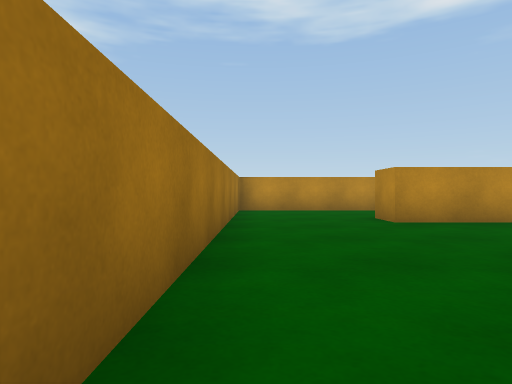
View 1 (above)

24 first-person views from a walk through a Unity game level. The camera is 0.55 m above the floor, looks level and sees 75° across. The floor is counted in squares, 1 m on a side. Each view is taken from the middle of a square. On the plan, view 1 faces up. The plan holds only what a view shows up to about 9 squares ahead; the rest is blank. The place goes on beyond the plan. The player character is not drawn.

View 2
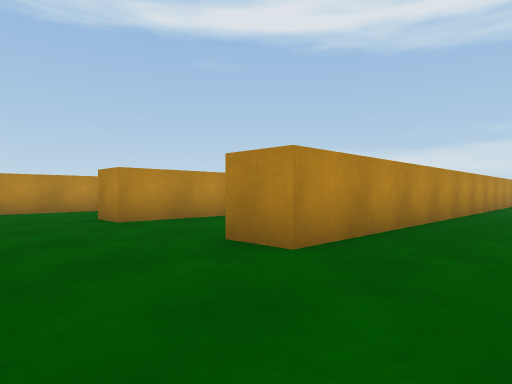

View 3
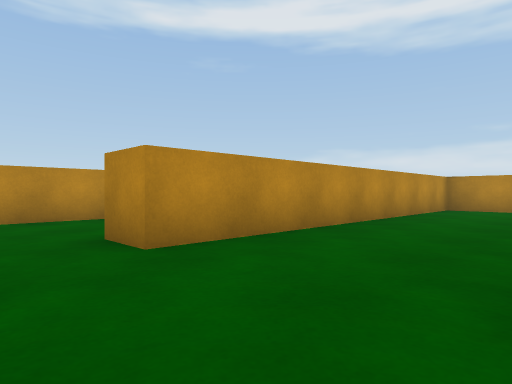

View 4
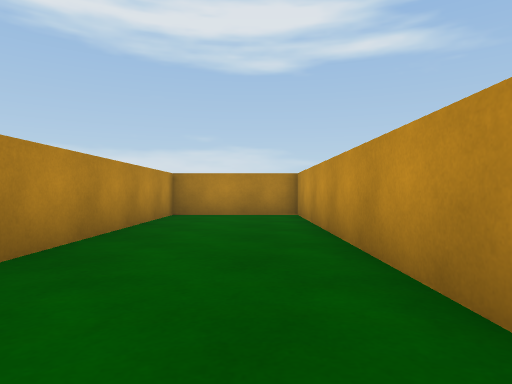

View 5
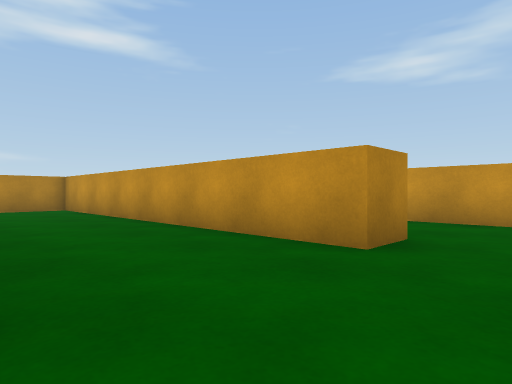

View 6
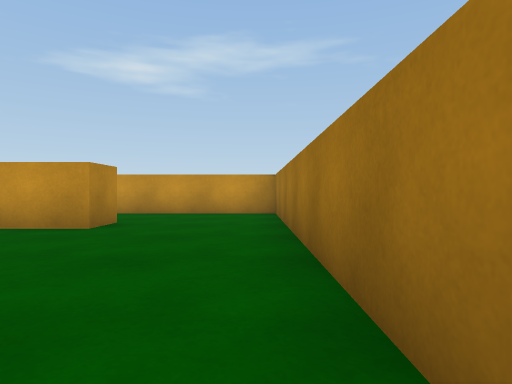

View 7
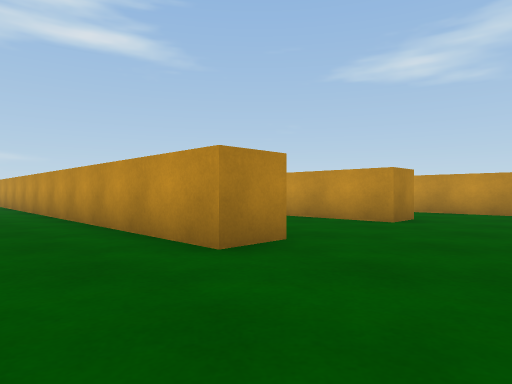

View 8
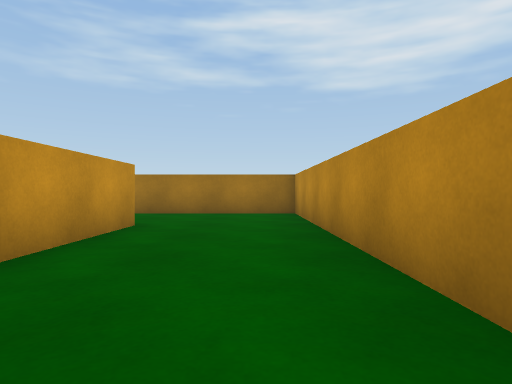

View 9
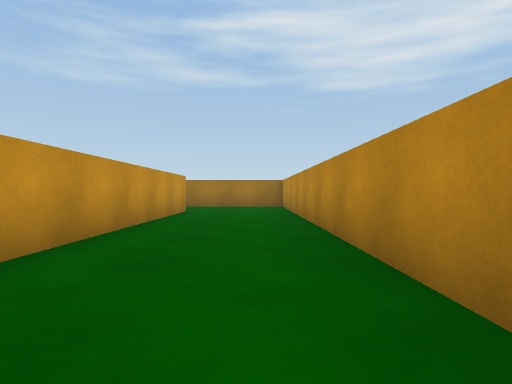

View 10
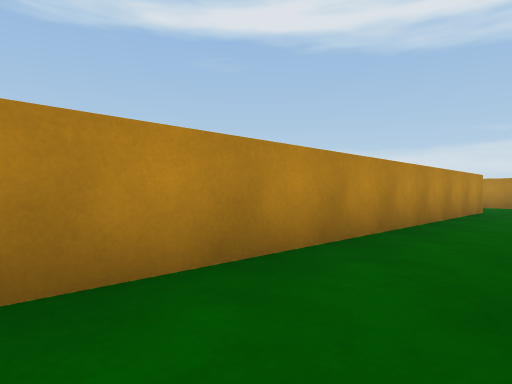

View 11
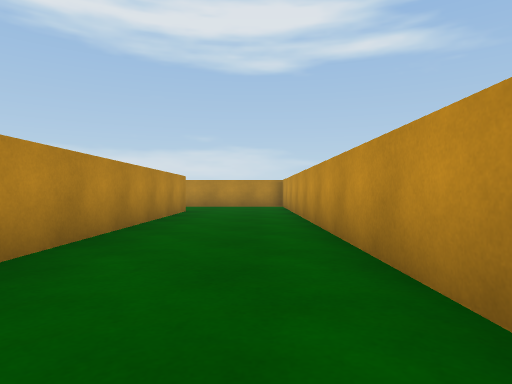

View 12
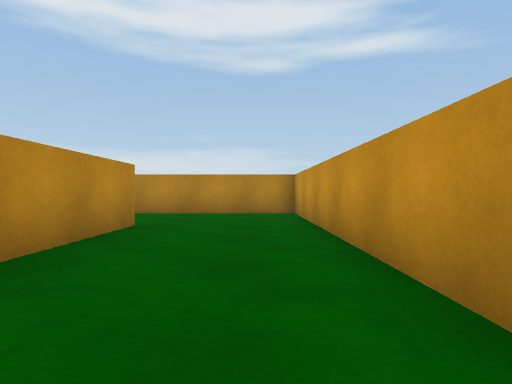

View 13
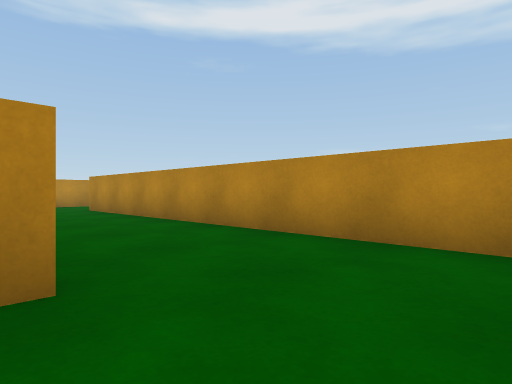

View 14
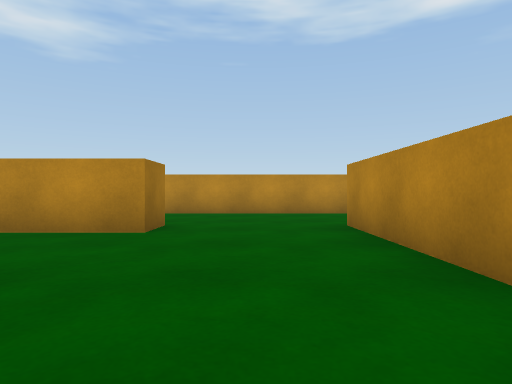

View 15
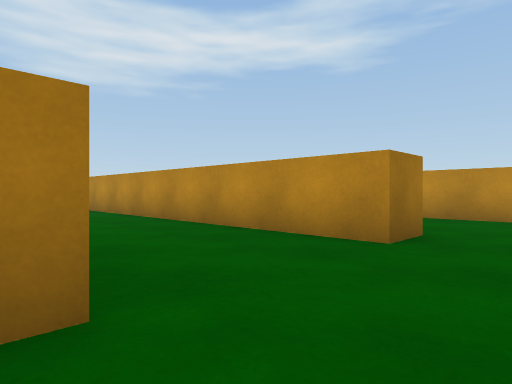

View 16
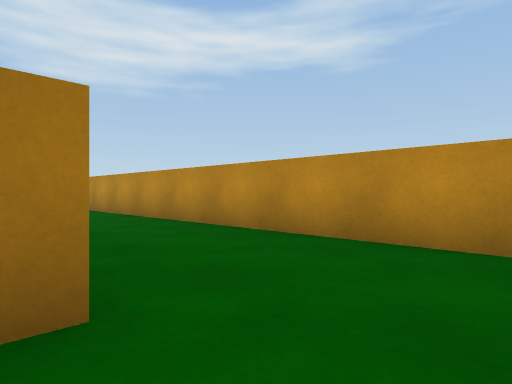

View 17
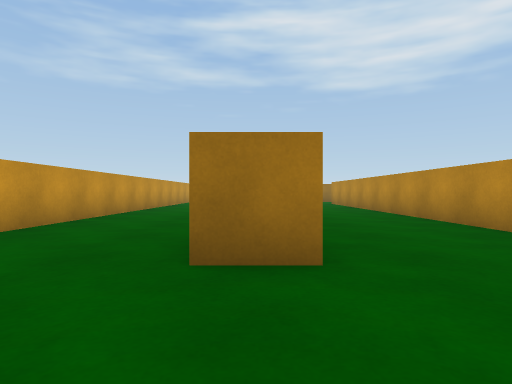

View 18
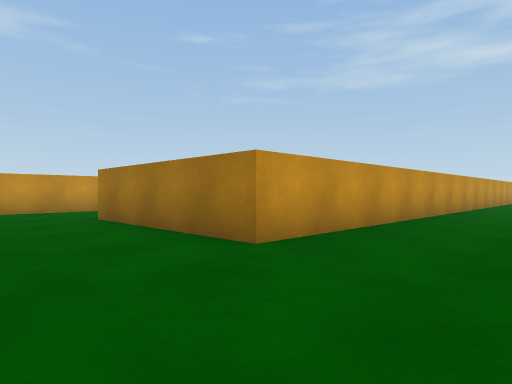

View 19
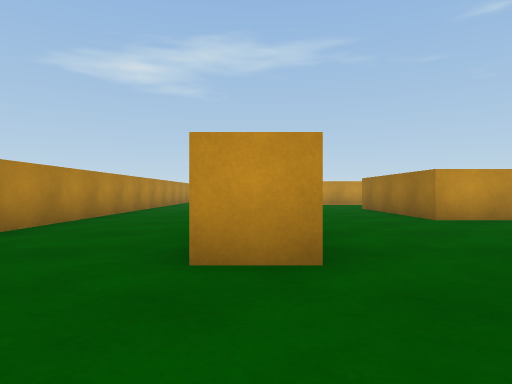

View 20
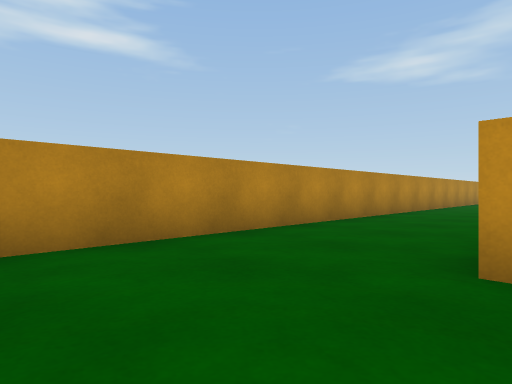

View 21
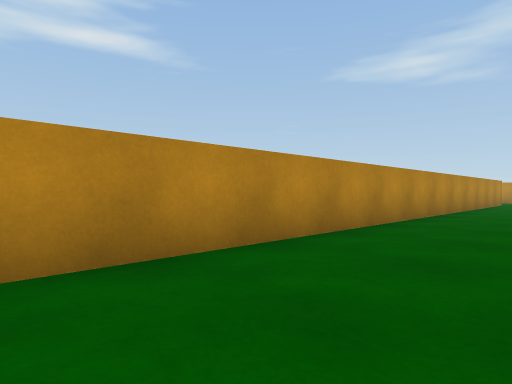

View 22
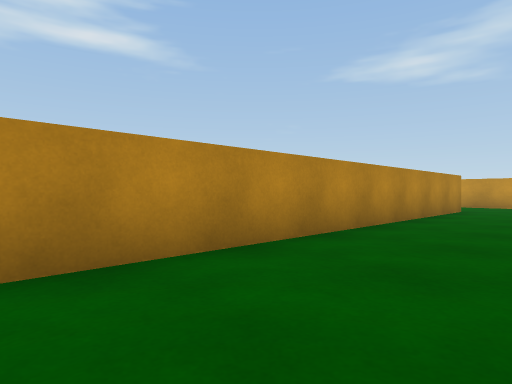

View 23
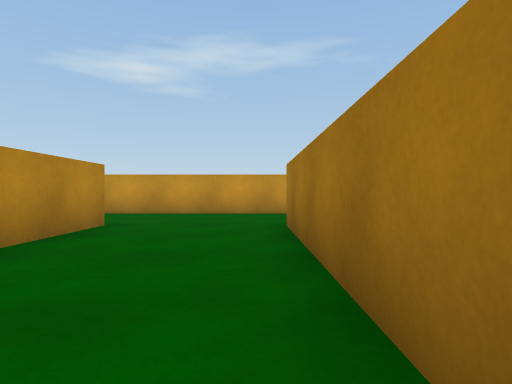

View 24
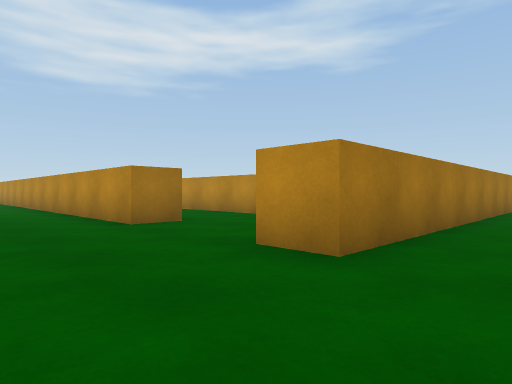

### Floor plan
Points are (right, up) in squares from view 1. A wall is a line through its corners. A room is listed if a view was taken in it or the views show most of it. See-through windows are left out.
Room 1 (views 1, 2, 3, 4, 5, 6, 7)
walls: (2.5, 2) (2.5, 3) (12, 3) (12, 6) (2.5, 6) (2.5, 7); (2.5, 10) (-0.5, 10) (-0.5, -0.5) (1.4, -0.5)
ways out: opening at (2.5, 0.5) to room 2; opening at (3, 8.5) to room 2
Room 2 (views 8, 9, 10, 11, 12, 13, 14, 15, 16, 17, 18, 19, 20, 21, 22, 23, 24)
walls: (11.8, 14.5) (19.5, 14.5) (19.5, 10) (2.5, 10); (10.8, 2) (2.5, 2); (2.5, 7) (22.5, 7) (22.5, 18.5) (23.5, 18.5); (19, 2) (18.2, 2); (23.5, 7.1) (23.5, -1.5) (22.5, -1.5); (19.5, -0.5) (19.5, -1.5) (14.8, -1.5); (19.5, 18.6) (19.5, 17.5) (11.8, 17.5); (1.4, -0.5) (3.6, -0.5); (23.4, 21.5) (11.8, 21.5); (23.1, -4.5) (27.9, -4.5); (26.5, -1.5) (26.5, 20.6)
ways out: opening at (2.5, 0.5) to room 1; opening at (3, 8.5) to room 1

Positions as (right, up) in squares from view 1, and headings:
1: (0, 0), facing up
2: (0, 0), facing up-right
3: (1, 3), facing up-right
4: (4, 4), facing right
5: (1, 6), facing down-right
6: (0, 8), facing down
7: (0, 9), facing down-right
8: (8, 9), facing left
9: (12, 9), facing left
10: (9, 8), facing up-right
11: (10, 8), facing right
12: (14, 8), facing right
13: (19, 8), facing up-right
14: (21, 13), facing up
15: (21, 14), facing up-left
16: (21, 18), facing up-left
17: (22, 18), facing left
18: (22, 17), facing down-left
19: (23, 21), facing down
20: (23, 21), facing down-right
21: (24, 15), facing down-right
22: (24, 9), facing down-right
23: (24, 4), facing down
24: (25, -4), facing up-left
